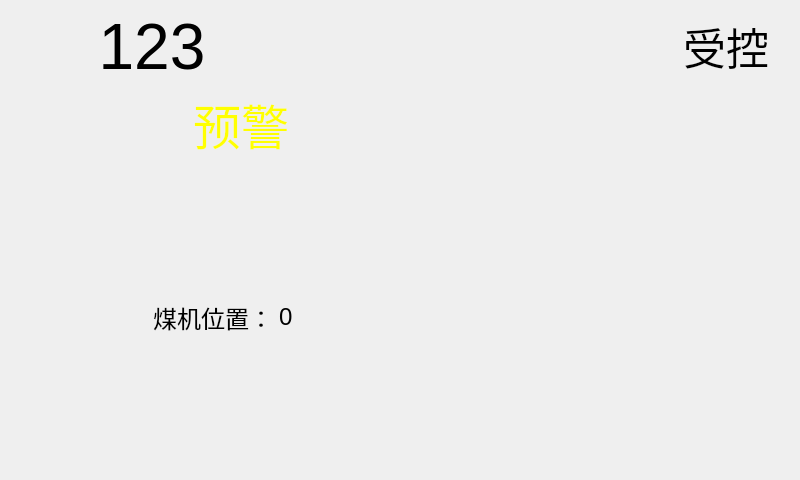
<?xml version="1.0" encoding="UTF-8"?>
<ui version="4.0">
 <class>ControlledActionPage</class>
 <widget class="QWidget" name="ControlledActionPage">
  <property name="geometry">
   <rect>
    <x>0</x>
    <y>0</y>
    <width>800</width>
    <height>480</height>
   </rect>
  </property>
  <property name="sizePolicy">
   <sizepolicy hsizetype="Preferred" vsizetype="Preferred">
    <horstretch>0</horstretch>
    <verstretch>0</verstretch>
   </sizepolicy>
  </property>
  <property name="windowTitle">
   <string>Form</string>
  </property>
  <layout class="QHBoxLayout" name="horizontalLayout">
   <item>
    <layout class="QGridLayout" name="gridLayout">
     <item row="2" column="1">
      <widget class="QLabel" name="label">
       <property name="font">
        <font>
         <pointsize>18</pointsize>
        </font>
       </property>
       <property name="text">
        <string>煤机位置：</string>
       </property>
       <property name="alignment">
        <set>Qt::AlignRight|Qt::AlignTrailing|Qt::AlignVCenter</set>
       </property>
      </widget>
     </item>
     <item row="0" column="1">
      <widget class="QLabel" name="label_local_address">
       <property name="font">
        <font>
         <pointsize>48</pointsize>
        </font>
       </property>
       <property name="frameShape">
        <enum>QFrame::NoFrame</enum>
       </property>
       <property name="text">
        <string>123</string>
       </property>
       <property name="alignment">
        <set>Qt::AlignCenter</set>
       </property>
      </widget>
     </item>
     <item row="0" column="2">
      <widget class="QLabel" name="label_follow_direction">
       <property name="font">
        <font>
         <pointsize>32</pointsize>
        </font>
       </property>
       <property name="text">
        <string/>
       </property>
       <property name="alignment">
        <set>Qt::AlignCenter</set>
       </property>
      </widget>
     </item>
     <item row="0" column="3">
      <widget class="QLabel" name="label_state">
       <property name="sizePolicy">
        <sizepolicy hsizetype="Preferred" vsizetype="Fixed">
         <horstretch>0</horstretch>
         <verstretch>0</verstretch>
        </sizepolicy>
       </property>
       <property name="font">
        <font>
         <pointsize>32</pointsize>
        </font>
       </property>
       <property name="text">
        <string>受控</string>
       </property>
       <property name="alignment">
        <set>Qt::AlignRight|Qt::AlignTrailing|Qt::AlignVCenter</set>
       </property>
      </widget>
     </item>
     <item row="1" column="1" colspan="3">
      <widget class="QLabel" name="label_action_descriptor">
       <property name="sizePolicy">
        <sizepolicy hsizetype="Fixed" vsizetype="Fixed">
         <horstretch>0</horstretch>
         <verstretch>0</verstretch>
        </sizepolicy>
       </property>
       <property name="maximumSize">
        <size>
         <width>420</width>
         <height>16777215</height>
        </size>
       </property>
       <property name="font">
        <font>
         <pointsize>36</pointsize>
        </font>
       </property>
       <property name="styleSheet">
        <string notr="true">color:yellow</string>
       </property>
       <property name="text">
        <string>预警</string>
       </property>
       <property name="alignment">
        <set>Qt::AlignCenter</set>
       </property>
      </widget>
     </item>
     <item row="2" column="2">
      <widget class="QLabel" name="label_pos">
       <property name="font">
        <font>
         <pointsize>18</pointsize>
        </font>
       </property>
       <property name="styleSheet">
        <string notr="true"/>
       </property>
       <property name="text">
        <string>0</string>
       </property>
       <property name="alignment">
        <set>Qt::AlignLeading|Qt::AlignLeft|Qt::AlignVCenter</set>
       </property>
      </widget>
     </item>
     <item row="1" column="4">
      <spacer name="horizontalSpacer_2">
       <property name="orientation">
        <enum>Qt::Horizontal</enum>
       </property>
       <property name="sizeType">
        <enum>QSizePolicy::Fixed</enum>
       </property>
       <property name="sizeHint" stdset="0">
        <size>
         <width>20</width>
         <height>20</height>
        </size>
       </property>
      </spacer>
     </item>
     <item row="1" column="0">
      <spacer name="horizontalSpacer">
       <property name="orientation">
        <enum>Qt::Horizontal</enum>
       </property>
       <property name="sizeType">
        <enum>QSizePolicy::Fixed</enum>
       </property>
       <property name="sizeHint" stdset="0">
        <size>
         <width>20</width>
         <height>20</height>
        </size>
       </property>
      </spacer>
     </item>
    </layout>
   </item>
  </layout>
 </widget>
 <resources/>
 <connections/>
</ui>
